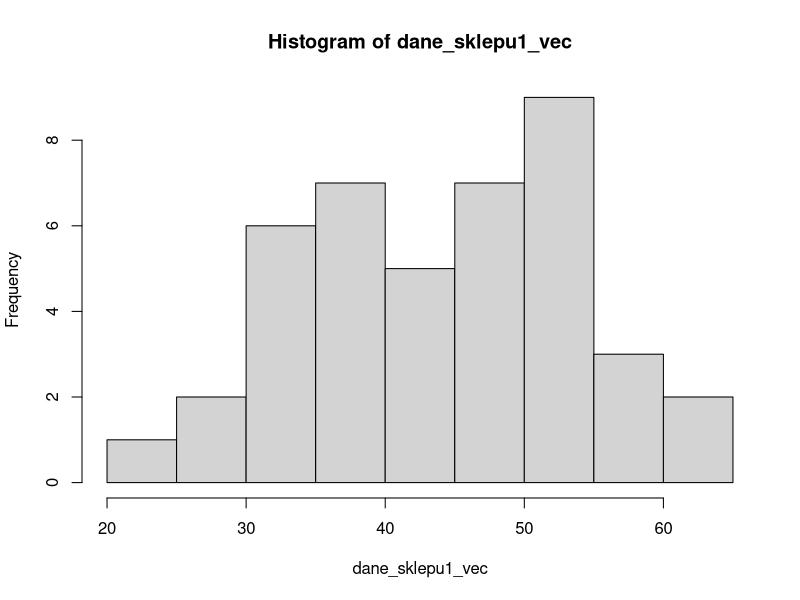
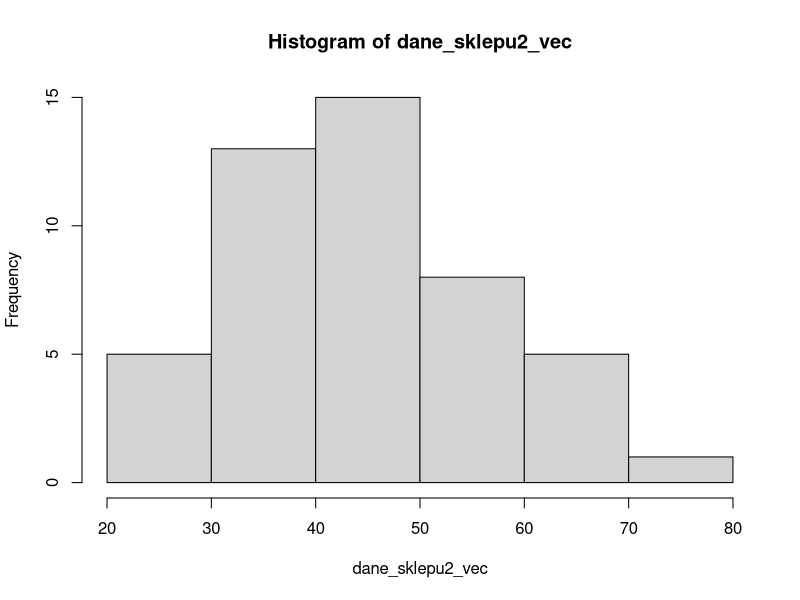

The R script that drew these images, in order:
#Funkcja liczaca wariancje obciazona/nieobciazona szeregu rozdzielczego
#Do funkcji kolejno przekazujemy wektory srodkow przedzialow i liczebnosci przedzialow oraz srednia
#Zmienna ob sluzy do wyboru czy chcemy policzyc wariancje obciazona (1) lub nieobciazona (0)
wariancja_rozdzielczy <- function(mids, counts, sred, ob)
{
  if(ob)
  {
    war = sum((mids-sred)^2*counts)/sum(counts)
  }
  else
  {
    war = sum((mids-sred)^2*counts)/(sum(counts)-1)
  }
  
  return(war)
}

#Funkcja liczaca pierwszy i trzeci kwartyl oraz mediane szeregu rozdzielczego
#Do funkcji kolejno przekazujemy wektory granic przedzialow i liczebnosci przedzialow
#Zmienna kwartyl sluzy do wyboru ktory kwartyl chcemy policzyc - 0.25 dla pierwszego, 0.5 dla mediany, 0.75 dla trzeciego
kwartyl_rozdzielczy <- function(breaks, counts, kwartyl)
{
  poz_kwar <- sum(counts)
  if(poz_kwar%%2)
  {
    poz_kwar = (poz_kwar+1)*kwartyl
  }
  else
  {
    poz_kwar = poz_kwar*kwartyl
  }
  
  licz_skumul <- cumsum(counts)
  szuk_przedzial <- findInterval(poz_kwar, licz_skumul)
  
  med = breaks[szuk_przedzial]+(poz_kwar-licz_skumul[szuk_przedzial-1])*((breaks[szuk_przedzial+1]-breaks[szuk_przedzial])/counts[szuk_przedzial])
  
  return(med)
}

#Funkcja liczaca srednia szeregu rozdzielczego
#Do funkcji kolejno przekazujemy wektory liczebnosci i srodkow przedzialow
srednia_rozdzielczy <- function(counts, mids)
{
  srednia = sum(mids*counts)/sum(counts)
  
  return(srednia)
}

#Funkcja liczaca dominante szeregu rozdzielczego
#Do funkcji kolejno przekazujemy wektory liczebnosci i granic przedzialow
moda_rozdzielczy <- function(counts, breaks)
{
  szuk = max(counts)
  n = which.max(counts)
  
  moda = breaks[n]+(((szuk-counts[n-1])/((szuk-counts[n-1])+(szuk-counts[n+1])))*(breaks[n+1]-breaks[n]))
  
  return(moda)
}

#Funkcja liczaca odchylenie przecietne od sredniej/mediany w szeregu rozdzielczym
#Do funkcji kolejno przekazujemy wektory srodkow i liczebnosci przedzialow
#W zaleznosci od tego, czy przekazemy srednia czy mediane, mozemy policzyc odpowiednie odchylenie przecietne
przecietne_rozdzielczy <- function(mids, counts, x)
{
  odch = sum(abs((mids - x)*counts))/sum(counts)
  
  return(odch)
}

#Funkcja liczaca kurtoze w szeregu rozdzielczym
#Do funkcji kolejno przekazujemy wektory srodkow i liczebnosci przedzialow oraz srednia i odchylenie standardowe obciazone
kurtoza_rozdzielczy <- function(mids, counts, sred, odch)
{
  kurt = (sum(((mids-sred)^4)*counts)/sum(counts))/(odch)^4
  
  return(kurt)
}

#Funkcja liczaca wspolczynnik asymetrii w szeregu rozdzielczym
#Do funkcji kolejno przekazujemy wektory srodkow i liczebnosci przedzialow oraz srednia i odchylenie standardowe obciazone
wspolczynnik_asymetrii_rozdzielczy <- function(mids, counts, sred, odch)
{
  asym = (sum(((mids-sred)^3)*counts)/sum(counts))/(odch)^3
  
  return(asym)
}

# Obciazona - dzielimy przez n, nieobciazona - przez (n - 1)
wariancja_obciazona <- function(vec, sr)
{
  ile <- length(vec)
  w <- sum((vec - sr)^2) / ile
  return(w)
}

# war - wariancja obciążona
odchylenie_obciazone <- function(war)
{
  o <- sqrt(war)
  return(o)
}

moda <- function(vec)
{
  ux <- unique(vec)
  
  if(length(ux) == length(vec))
  {
    return("Brak")
  }
  else
  {
    wek_ilosci_powtorzen <- tabulate(match(vec, ux))
    czy_zduplikowane <- duplicated(wek_ilosci_powtorzen, incomparables = FALSE, fromLast = TRUE)
    poz_mody <- which.max(wek_ilosci_powtorzen)
    
    if(czy_zduplikowane[poz_mody])
    {
      return("Brak")
    }
    else
    {
      return(ux[poz_mody])
    }
  }
}

rozstep <- function(vec)
{
  result <- max(vec) - min(vec)
  return(result)
}

cwiartkowe <- function(q1, q3)
{
  result <- (q3 - q1) / 2
  return(result)
}

przecietne_od_sredniej <- function(vec, sr)
{
  ile <- length(vec)
  m <- sum(abs(vec - sr)) / ile
  return(m)
}

przecietne_od_mediany <- function(vec, med)
{
  ile <- length(vec)
  m <- sum(abs(vec - med)) / ile
  return(m)
}

wspolczynnik_zmiennosci <- function(odch, sred)
{
  v <- (odch / sred) * 100
  return(v)
}

moment_centralny <- function(nr, vec, sr)
{
  ile <- length(vec)
  m <- sum((vec - sr) ^ nr) / ile
  return(m)
}

kurtoza <- function(vec, sr, odch)
{
  k <- moment_centralny(4, vec, sr) / (odch ^ 4)
  return(k)
}

eksces <- function(kurt)
{
  eks <- kurt - 3
  return(eks)
}

wspolczynnik_asymetrii <- function(vec, sr, odch)
{
  k <- moment_centralny(3, vec, sr) / (odch ^ 3)
  return(k)  
}

wspolczynnik_skosnosci <- function(vec, sr, odch)
{
  ile <- length(vec)
  s <- (ile * sum((vec - sr)^3)) / ((ile - 1) * (ile - 2) * (odch)^4)
  return(s)
}

# sr - srednia proby
# odch - odchylenie standardowe próby
# wsp_ufnosci - poziom ufności podany w treści
przedzial_sredniej <- function(vec, sr, odch, wsp_ufnosci)
{
  if(wsp_ufnosci > 1 || wsp_ufnosci < 0)
    return("niepoprawny poziom ufnosci")
    
  ile <- length(vec)
  
  if(ile < 1)
    return("nie podano zadnych danych")
  
  # Poziom istotności
  alfa <- 1 - wsp_ufnosci
  
  # Różne wzory na podstawie ilości danych - http://wm.pollub.pl/files/77/content/files/3097_estymacja_przedzialowa.pdf
  if(ile <= 30)
  {
    # Model II - nieznane odchylenie populacji, mała próba
    # qt - kwantyl rozkładu t-Studenta
    wart_t_lub_u <- qt(1 - (alfa / 2), ile - 1) * (odch / sqrt(ile - 1))
    
  }
  else
  {
    # Model III - nieznane odchylenie populacji, duża próba
    # qnorm - kwantyl rozkładu normalnego
    wart_t_lub_u <- qnorm(1 - (alfa / 2)) * (odch / sqrt(ile))
  }
  
  przedzial <- c(sr - wart_t_lub_u, sr + wart_t_lub_u)
  return(przedzial)
}

# war - wariancja próby
przedzial_odchylenia <- function(vec, war, wsp_ufnosci)
{
  if(wsp_ufnosci > 1 || wsp_ufnosci < 0)
    return("niepoprawny poziom ufnosci")
  
  ile <- length(vec)
  
  if(ile < 1)
    return("nie podano zadnych danych")
  
  # Poziom istotności
  alfa <- 1 - wsp_ufnosci
 
  if(ile <= 30)
  {
    # Model I - nieznane odchylenie populacji, mała próba
    # qchisq - kwantyl rozkładu chi-kwadrat 
    ns <- ile * war
    przedzial <- c(ns / qchisq(1 - (alfa / 2), ile - 1), ns / qchisq(alfa / 2, ile - 1))
    
    # Przedział jest dla wariancji, więc pierwiastkujemy go
    przedzial <- sqrt(przedzial)
  }
  else
  {
    # Model II - nieznane odchylenie populacji, duża próba
    odch <- sqrt(war)
    wart_u <- qnorm(1 - (alfa / 2)) / sqrt(2 * ile)
    przedzial <- c(odch / (1 + wart_u), odch / (1 - wart_u))
  }

  return(przedzial)
}

# przedzial - wektor przedzialu zawierajacy dwa elementy
# wart_do_porownania - wartość do porównania precyzji, np. wyliczona średnia
precyzja_wzgledna <- function(przedzial, wart_do_porownania)
{
  ile <- length(przedzial)
  
  if(ile != 2)
    return("niepoprawny wektor przedzialu")
  
  # Odejmujemy dolną wartość przedziału od górnej
  blad_maksymalny <- (przedzial[2] - przedzial[1]) / 2
  precyzja <- (blad_maksymalny / wart_do_porownania) * 100
  
  if(precyzja < 5)
    return(sprintf("%f%% jest mniejsze od 5%%, wiec mozemy bezpiecznie stwierdzic, ze istnieje podstawy do uogolnienia", precyzja))
  else if(precyzja < 10)
    return(sprintf("%f%% jest miedzy 5%% a 10%%, wiec mozemy stwierdzic, ze istnieja podstawy do uogolnienia, jednak musimy pozostac ostrozni", precyzja))
  else
    return(sprintf("%f%% jest wieksze od 10%%, wiec nalezy odrzucic teze, ze istnieja podstawy do uogolnienia", precyzja))
}

# vec/sr/war/war_nieob - wektor/średnia/wariancja obciążona/ wariancja nieobciążona prób 1 i 2
# alfa - poziom istotności podany w treści (alfa)
# Można również użyć t.test(dane_sklepu1_vec, dane_sklepu2_vec, alternative="greater", var.equal=[TRUE|FALSE], conf.level = 0.95)
test_dwoch_srednich <- function(vec1, vec2, sr1, sr2, war1, war2, war1_nieob, war2_nieob, alfa)
{
  ile1 <- length(vec1)
  ile2 <- length(vec2)
  ile1bez1 <- ile1 - 1
  ile2bez1 <- ile2 - 1
  
  # Najpierw testujemy równość wariancji populacji
  # H0 - są równe
  # H1 - wariancja pierwszej jest mniejsza (gdyż tak wskazują wariancje prób)
  # Korzystamy ze statystyki F-Snedecora
  f <- war1_nieob / war2_nieob
  wart_f <- qf(1 - alfa, ile1 - 1, ile2 - 1)
  
  # Gdy wartość statystyki jest większa od górnej granicy przedziału, nie mamy podstaw do odrzucenia hipotezy
  if(f >= -wart_f)
  {
    ile1i2bez2 <- ile1 + ile2 - 2
    
    # Test t-Studenta dla grup niezależnych o równej wariancji - http://www-users.mat.umk.pl/~gemini/2mieStat/2012/testy_teoria.pdf
    t <- (sr1 - sr2) / sqrt(((war1 * ile1bez1 + war2 * ile2bez1) * (ile1 + ile2)) / (ile1i2bez2 * ile1 * ile2))
    
    # Liczba stopni swobody przy odczycie - n1 + n2 - 2
    wart_t <- qt(1 - alfa, ile1i2bez2)
    
    # Gdy wartość jest mniejsza od dolnej granicy przedziału, nie ma podstaw do odrzucenia hipotezy
    if(t <= wart_t)
      h <- "Wartosc nie nalezy do przedzialu - przyjmujemy hipoteze zerowa - srednie sa rowne."
    else
      h <- "Wartosc nalezy do przedzialu - odrzucamy hipoteze zerowa - srednia pierwszego sklepu jest wieksza."
    
    return(sprintf("rowne odchylenia populacji, wiec: statystyka t = %f, przedzial <%f, ∞). %s", t, wart_t, h))
  }
  else
  {
    war_ile1 <- war1 / ile1
    war_ile2 <- war2 / ile2
    
    # Statystyka Cochrana-Coxa, gdyż odchylenia są różne
    C <- (sr1 - sr2) / sqrt(war_ile1 + war_ile2)
    
    # Wzór Cochrana-Coxa
    wart_C <- (war_ile1 * qt(1 - alfa, ile1bez1) + war_ile2 * qt(1 - alfa, ile2bez1)) / (war_ile1 + war_ile2)
    
    if(C <= wart_C)
      h <- "Wartosc nie nalezy do przedzialu - przyjmujemy hipoteze zerowa - srednie sa rowne."
    else
      h <- "Wartosc nalezy do przedzialu - odrzucamy hipoteze zerowa - srednia pierwszego sklepu jest wieksza."
    
    return(sprintf("rozne odchylenia populacji, wiec: statystyka C = %f, przedzial <%f, ∞). %s", C, wart_C, h))
  }
}



# Wczytanie danych z plików
dane_sklepu_1 <- read.table("sklep1.txt", header=F, dec=",")
dane_sklepu_2 <- read.table("sklep2.txt", header=F, dec=",")

# Przekształcenie ich do posortowanych wektorów
dane_sklepu1_vec <- c(dane_sklepu_1[[1]])
sort(dane_sklepu1_vec)

dane_sklepu2_vec <- c(dane_sklepu_2[[1]])
sort(dane_sklepu2_vec)

# Histogramy
sklep1_hist <- hist(dane_sklepu1_vec)
sklep2_hist <- hist(dane_sklepu2_vec)

# Szeregi szczegółowe
sklep1_sr <- mean(dane_sklepu1_vec)
sklep1_med <- median(dane_sklepu1_vec)
sklep1_q1 <- quantile(dane_sklepu1_vec, 0.25)
sklep1_q3 <- quantile(dane_sklepu1_vec, 0.75)
sklep1_moda <- moda(dane_sklepu1_vec)
sklep1_war <- wariancja_obciazona(dane_sklepu1_vec, sklep1_sr)
sklep1_war_nieob <- var(dane_sklepu1_vec)
sklep1_odch <- odchylenie_obciazone(sklep1_war)
sklep1_odch_nieob <- sd(dane_sklepu1_vec)
sklep1_cwart <- cwiartkowe(sklep1_q1,sklep1_q3)
sklep1_przec_sred <- przecietne_od_sredniej(dane_sklepu1_vec, sklep1_sr)
sklep1_przec_med <- przecietne_od_mediany(dane_sklepu1_vec, sklep1_med)
sklep1_rozstep <- rozstep(dane_sklepu1_vec)
sklep1_wsp_zmien <- wspolczynnik_zmiennosci(sklep1_sr, sklep1_odch)
sklep1_wsp_asym <- wspolczynnik_asymetrii(dane_sklepu1_vec, sklep1_sr, sklep1_odch)
sklep1_wsp_skos <- wspolczynnik_skosnosci(dane_sklepu1_vec, sklep1_sr, sklep1_odch)
sklep1_kurt <- kurtoza(dane_sklepu1_vec, sklep1_sr, sklep1_odch)
sklep1_eksc <- eksces(sklep1_kurt)
  

sklep2_sr <- mean(dane_sklepu2_vec)
sklep2_med <- median(dane_sklepu2_vec)
sklep2_q1 <- quantile(dane_sklepu2_vec, 0.25)
sklep2_q3 <- quantile(dane_sklepu2_vec, 0.75)
sklep2_moda<- moda(dane_sklepu2_vec)
sklep2_war <- wariancja_obciazona(dane_sklepu2_vec, sklep2_sr)
sklep2_war_nieob <- var(dane_sklepu2_vec)
sklep2_odch <- odchylenie_obciazone(sklep2_war)
sklep2_odch_nieob <- sd(dane_sklepu2_vec)
sklep2_cwart <- cwiartkowe(sklep2_q1,sklep2_q3)
sklep2_przec_sred <- przecietne_od_sredniej(dane_sklepu2_vec, sklep2_sr)
sklep2_przec_med <- przecietne_od_mediany(dane_sklepu2_vec, sklep2_med)
sklep2_rozstep <- rozstep(dane_sklepu2_vec)
sklep2_wsp_zmien <- wspolczynnik_zmiennosci(sklep2_sr, sklep2_odch)
sklep2_wsp_asym <- wspolczynnik_asymetrii(dane_sklepu2_vec, sklep2_sr, sklep2_odch)
sklep2_wsp_skos <- wspolczynnik_skosnosci(dane_sklepu2_vec, sklep2_sr, sklep2_odch)
sklep2_kurt <- kurtoza(dane_sklepu2_vec, sklep2_sr, sklep2_odch)
sklep2_eksc <- eksces(sklep2_kurt)

# Szeregi rozdzielcze
sklep1_med_r <- kwartyl_rozdzielczy(sklep1_hist$breaks, sklep1_hist$counts, 0.5)
sklep1_sr_r <- srednia_rozdzielczy(sklep1_hist$counts, sklep1_hist$mids)
sklep1_q1_r <- kwartyl_rozdzielczy(sklep1_hist$breaks, sklep1_hist$counts, 0.25)
sklep1_q3_r <- kwartyl_rozdzielczy(sklep1_hist$breaks, sklep1_hist$counts, 0.75)
sklep1_moda_r <- moda_rozdzielczy(sklep1_hist$counts, sklep1_hist$breaks)
sklep1_war_ob_r <- wariancja_rozdzielczy(sklep1_hist$mids, sklep1_hist$counts, sklep1_sr_r, 1)
sklep1_war_nob_r <- wariancja_rozdzielczy(sklep1_hist$mids, sklep1_hist$counts, sklep1_sr_r, 0)
sklep1_odch_ob_r <- sqrt(sklep1_war_ob_r)
sklep1_odch_nob_r <- sqrt(sklep1_war_nob_r)
sklep1_odch_cwr_r <- cwiartkowe(sklep1_q1_r, sklep1_q3_r)
sklep1_odch_sr_r <- przecietne_rozdzielczy(sklep1_hist$mids, sklep1_hist$counts, sklep1_sr_r)
sklep1_odch_med_r <- przecietne_rozdzielczy(sklep1_hist$mids, sklep1_hist$counts, sklep1_med_r)
sklep1_rozstep_r <- rozstep(sklep1_hist$breaks)
sklep1_wsp_zmien_r <- wspolczynnik_zmiennosci(sklep1_sr_r, sklep1_odch_ob_r)
sklep1_wsp_asym_r <- wspolczynnik_asymetrii_rozdzielczy(sklep1_hist$mids, sklep1_hist$counts, sklep1_sr_r, sklep1_odch_ob_r)
#wspolczynnik skosnosci
sklep1_kurt_r <- kurtoza_rozdzielczy(sklep1_hist$mids, sklep1_hist$counts, sklep1_sr_r, sklep1_odch_ob_r)
sklep1_eksc_r <- eksces(sklep1_kurt_r)

sklep2_med_r <- kwartyl_rozdzielczy(sklep2_hist$breaks, sklep2_hist$counts, 0.5)
sklep2_sr_r <- srednia_rozdzielczy(sklep2_hist$counts, sklep2_hist$mids)
sklep2_q1_r <- kwartyl_rozdzielczy(sklep2_hist$breaks, sklep2_hist$counts, 0.25)
sklep2_q3_r <- kwartyl_rozdzielczy(sklep2_hist$breaks, sklep2_hist$counts, 0.75)
sklep2_moda_r <- moda_rozdzielczy(sklep2_hist$counts, sklep2_hist$breaks)
sklep2_war_ob_r <- wariancja_rozdzielczy(sklep2_hist$mids, sklep2_hist$counts, sklep2_sr_r, 1)
sklep2_war_nob_r <- wariancja_rozdzielczy(sklep2_hist$mids, sklep2_hist$counts, sklep2_sr_r, 0)
sklep2_odch_ob_r <- sqrt(sklep2_war_ob_r)
sklep2_odch_nob_r <- sqrt(sklep2_war_nob_r)
sklep2_odch_cwr_r <- cwiartkowe(sklep2_q1_r, sklep2_q3_r)
sklep2_odch_sr_r <- przecietne_rozdzielczy(sklep2_hist$mids, sklep2_hist$counts, sklep2_sr_r)
sklep2_odch_med_r <- przecietne_rozdzielczy(sklep2_hist$mids, sklep2_hist$counts, sklep2_med_r)
sklep2_rozstep_r <- rozstep(sklep2_hist$breaks)
sklep2_wsp_zmien_r <- wspolczynnik_zmiennosci(sklep2_sr_r, sklep2_odch_ob_r)
sklep2_wsp_asym_r <- wspolczynnik_asymetrii_rozdzielczy(sklep2_hist$mids, sklep2_hist$counts, sklep2_sr_r, sklep2_odch_ob_r)
#wspolczynnik skosnosci
sklep2_kurt_r <- kurtoza_rozdzielczy(sklep2_hist$mids, sklep2_hist$counts, sklep2_sr_r, sklep2_odch_ob_r)
sklep2_eksc_r <- eksces(sklep2_kurt_r)

# Zad 2

###########################DLA SKLEPU 1#######################

sklep1_sr
sklep1_quantile_vec <- quantile(dane_sklepu1_vec)
sklep1_dystr_emp <- ecdf(dane_sklepu1_vec)
sklep1_dystr_rozk_norm <- pnorm(sklep1_quantile_vec, mean = 44.065, sd = 9.685, lower.tail = TRUE, log.p = FALSE)





##########################DLA SKLEPU 2########################

sklep2_sr
sklep2_quantile_vec <- quantile(dane_sklepu2_vec)
sklep2_dystr_emp <- ecdf(dane_sklepu2_vec)
sklep2_dystr_rozk_norm <- pnorm(sklep2_quantile_vec, mean = 44.09, sd = 1, lower.tail = TRUE, log.p = FALSE)





# Zad 3

sklep1_przedzial_sredniej <- przedzial_sredniej(dane_sklepu1_vec, sklep1_sr, sklep1_odch, 0.95)
#sklep1_przedzial_odchylenia <- przedzial_odchylenia(dane_sklepu1_vec, sklep1_war, 0.95)
sklep1_precyzja_wzgledna <- precyzja_wzgledna(sklep1_przedzial_sredniej, sklep1_sr)

# Zad 4

#sklep2_przedzial_sredniej <- przedzial_sredniej(dane_sklepu2_vec, sklep2_sr, sklep2_odch, 0.95)
sklep2_przedzial_odchylenia <- przedzial_odchylenia(dane_sklepu2_vec, sklep2_war, 0.95)
sklep2_precyzja_wzgledna <- precyzja_wzgledna(sklep2_przedzial_odchylenia, sklep2_odch)

#cat("Sklep 1:")
#cat("Srednia: ", sklep1_sr)
#cat("Kwartyl 0.25:", sklep1_q1)
#cat("Kwartyl 0.75:", sklep1_q3)
#cat("Mediana: ", sklep1_med)
#cat("Odchylenie standardowe nieobciazone: ", sklep1_odch_nieob)
#cat("Odchylenie standardowe obciazone: ", sklep1_odch)
#cat("Odchylenie cwiartkowe: ", cwiartkowe(sklep1_q1,sklep1_q3))
#cat("Odchylenie przecietne od sredniej: ", przecietne_od_sredniej(dane_sklepu1_vec, sklep1_sr))
#cat("Odchylenie przecietne od mediany: ", przecietne_od_mediany(dane_sklepu1_vec, sklep1_med))
#cat("Wariancja nieobciazona: ", sklep1_war_nieob)
#cat("Wariancja obciazona: ", sklep1_war)
#cat("Dominanta: ", sklep1_moda)
#cat("Rozstep: ", rozstep(dane_sklepu1_vec))
#cat("Wspolczynnik zmiennosci: ", wspolczynnik_zmiennosci(sklep1_sr, sklep1_odch), "%")
#cat("Wspolczynnik asymetrii: ", wspolczynnik_asymetrii(dane_sklepu1_vec, sklep1_sr, sklep1_odch))
#cat("Wspolczynnik skosnosci: ", wspolczynnik_skosnosci(dane_sklepu1_vec, sklep1_sr, sklep1_odch))
#cat("Kurtoza: ", sklep1_kurt)
#cat("Eksces: ", eksces(sklep1_kurt))
#cat("Przedzial sredniej: (", sklep1_przedzial_sredniej, ")")
#cat("Przedzial odchylenia: (", sklep1_przedzial_odchylenia, ")")
#cat("Precyzja względna: ", sklep1_precyzja_wzgledna)

#cat("Sklep 2:")
#cat("Srednia: ", sklep2_sr)
#cat("Kwartyl 0.25 sklepu 2:", sklep2_q1 )
#cat("Kwartyl 0.75 sklepu 2:", sklep2_q3)
#cat("Mediana: ", sklep2_med)
#cat("Odchylenie standardowe nieobciazone: ", sklep2_odch_nieob)
#cat("Odchylenie standardowe obciazone: ", sklep2_odch)
#cat("Odchylenie przecietne od sredniej: ", przecietne_od_sredniej(dane_sklepu2_vec, sklep2_sr))
#cat("Odchylenie przecietne od mediany: ", przecietne_od_mediany(dane_sklepu2_vec, sklep2_med))
#cat("Odchylenie cwiartkowe: ", cwiartkowe(sklep2_q1,sklep2_q3))
#cat("Wariancja nieobciazona: ", sklep2_war_nieob)
#cat("Wariancja obciazona: ", sklep2_war)
#cat("Dominanta: ", sklep2_moda)
#cat("Rozstep: ", rozstep(dane_sklepu2_vec))
#cat("Wspolczynnik zmiennosci: ", wspolczynnik_zmiennosci(sklep2_sr, sklep2_odch), "%")
#cat("Wspolczynnik asymetrii: ", wspolczynnik_asymetrii(dane_sklepu2_vec, sklep2_sr, sklep2_odch))
#cat("Wspolczynnik skosnosci: ", wspolczynnik_skosnosci(dane_sklepu2_vec, sklep2_sr, sklep2_odch))
#cat("Kurtoza: ", sklep2_kurt)
#cat("Eksces: ", eksces(sklep2_kurt))
#cat("Przedzial sredniej: (", sklep2_przedzial_sredniej, ")")
#cat("Przedzial odchylenia: (", sklep2_przedzial_odchylenia, ")")
#cat("Precyzja względna: ", sklep2_precyzja_wzgledna)

# Zad 5
#cat("Czy na poziomie istotności 0.05 można twierdzić, że wartość miesięcznych wydatków, na jedną osobę, na pieczywo i produkty zbożowe są większe dla klientów pierwszego marketu (sformułować i zweryfikować odpowiednią hipotezę)?")
#cat("H0 - m1 = m2")
#cat("H1 - m1 > m2")
#cat("Wynik testu: ", test_dwoch_srednich(dane_sklepu1_vec, dane_sklepu2_vec, sklep1_sr, sklep2_sr, sklep1_war, sklep2_war, sklep1_war_nieob, sklep2_war_nieob, 0.05))



#formatowanie

#zaokraglanie liczb, aby zmiescily sie w odpowiednich kolumnach
# Szeregi szczegółowe
sklep1_sr <- round(sklep1_sr,3)
sklep1_med <- round(sklep1_med,3)
#sklep1_moda <- round(sklep1_moda,3) daje wartosc "brak"
sklep1_q1 <- round(sklep1_q1,3)
sklep1_q3 <- round(sklep1_q3,3)
sklep1_war <- round(sklep1_war,3)
sklep1_war_nieob <- round(sklep1_war_nieob,3)
sklep1_odch <- round(sklep1_odch,3)
sklep1_odch_nieob <- round(sklep1_odch_nieob,3)
sklep1_cwart <- round(sklep1_cwart,3)
sklep1_przec_sred <- round(sklep1_przec_sred,3)
sklep1_przec_med <- round(sklep1_przec_med,3)
sklep1_rozstep <- round(sklep1_rozstep,3)
sklep1_wsp_zmien <- round(sklep1_wsp_zmien,3)
sklep1_wsp_asym <- round(sklep1_wsp_asym,3)
sklep1_wsp_skos <- round(sklep1_wsp_skos,3)
sklep1_kurt <- round(sklep1_kurt,3)
sklep1_eksc <- round(sklep1_eksc,3)
  

sklep2_sr <- round(sklep2_sr,3)
sklep2_med <- round(sklep2_med,3)
#sklep2_moda<- round(sklep2_moda,3) daje wartosc "brak"
sklep2_q1 <- round(sklep2_q1,3)
sklep2_q3 <- round(sklep2_q3,3)
sklep2_war <- round(sklep2_war,3)
sklep2_war_nieob <- round(sklep2_war_nieob,3)
sklep2_odch <- round(sklep2_odch,3)
sklep2_odch_nieob <-round(sklep2_odch_nieob,3)
sklep2_cwart <- round(sklep2_cwart,3)
sklep2_przec_sred <- round(sklep2_przec_sred,3)
sklep2_przec_med <- round(sklep2_przec_med,3)
sklep2_rozstep <- round(sklep2_rozstep,3)
sklep2_wsp_zmien <- round(sklep2_wsp_zmien,3)
sklep2_wsp_asym <- round(sklep2_wsp_asym,3)
sklep2_wsp_skos <-round(sklep2_wsp_skos,3)
sklep2_kurt <- round(sklep2_kurt,3)
sklep2_eksc <- round(sklep2_eksc,3)

# Szeregi rozdzielcze
sklep1_sr_r <- round(sklep1_sr_r,3)
sklep1_med_r <- round(sklep1_med_r,3)
sklep1_moda_r <- round(sklep1_moda_r,3)
sklep1_q1_r <- round(sklep1_q1_r,3)
sklep1_q3_r <- round(sklep1_q3_r,3)
sklep1_war_ob_r <- round(sklep1_war_ob_r,3)
sklep1_war_nob_r <- round(sklep1_war_nob_r,3)
sklep1_odch_ob_r <- round(sklep1_odch_ob_r,3)
sklep1_odch_nob_r <- round(sklep1_odch_nob_r,3)
sklep1_odch_cwr_r <- round(sklep1_odch_cwr_r,3)
sklep1_odch_sr_r <- round(sklep1_odch_sr_r,3)
sklep1_odch_med_r <- round(sklep1_odch_med_r,3)
sklep1_rozstep_r <- round(sklep1_rozstep_r,3)
sklep1_wsp_zmien_r <- round(sklep1_wsp_zmien_r,3)
#wspolczynnik asymetrii
#wspolczynnik skosnosci
sklep1_kurt_r <- round(sklep1_kurt_r,3)
sklep1_eksc_r <- round(sklep1_eksc_r,3)

sklep2_sr_r <- round(sklep2_sr_r ,3)
sklep2_med_r <- round(sklep2_med_r,3)
sklep2_moda_r <- round(sklep2_moda_r,3)
sklep2_q1_r <- round(sklep2_q1_r,3)
sklep2_q3_r <- round(sklep2_q3_r,3)
sklep2_war_ob_r <- round(sklep2_war_ob_r,3)
sklep2_war_nob_r <- round(sklep2_war_nob_r,3)
sklep2_odch_ob_r <- round(sklep2_odch_ob_r,3)
sklep2_odch_nob_r <- round(sklep2_odch_nob_r,3)
sklep2_odch_cwr_r <- round(sklep2_odch_cwr_r,3)
sklep2_odch_sr_r <- round(sklep2_odch_sr_r,3)
sklep2_odch_med_r <- round(sklep2_odch_med_r,3)
sklep2_rozstep_r <- round(sklep2_rozstep_r,3)
sklep2_wsp_zmien_r <- round(sklep2_wsp_zmien_r,3)
#wspolczynnik asymetrii
#wspolczynnik skosnosci
sklep2_kurt_r <- round(sklep2_kurt_r,3)
sklep2_eksc_r <- round(sklep2_eksc_r,3)

#tworzenie ramki danych
zad1opis <- c("srednia                            ",
              "mediana                            ",
              "moda/dominanta                     ",
              "Kwartyl pierwszy                   ",
              "Kwartyl trzeci                     ",
              "Wariancja obciazona                ",
              "Wariancja nieobciazona             ",
              "Odchylenie standardowe obciazone   ",
              "Odchylenie standardowe nieobciazone",
              "Odchylenie cwiartkowe              ",
              "Odchylenie przecietne od sredniej  ",
              "Odchylenie przecietne od mediany   ",
              "Rozstep                            ",
              "Wspolczynnik zmiennosci            ",
              "Wspolczynnik asymetrii             ",
              "Wspolczynnik skosnosci             ",
              "Kurtoza                            ",
              "Eksces                            ")

#wektory tworzace kolumny
S1_szczeg <- c(sklep1_sr ,sklep1_med ,sklep1_moda ,sklep1_q1 ,
              sklep1_q3 ,sklep1_war ,sklep1_war_nieob ,sklep1_odch ,
              sklep1_odch_nieob ,sklep1_cwart ,sklep1_przec_sred ,
              sklep1_przec_med ,sklep1_rozstep ,paste(sklep1_wsp_zmien, "%") ,
              sklep1_wsp_asym ,sklep1_wsp_skos ,sklep1_kurt ,sklep1_eksc )


S2_szczeg <- c(sklep2_sr ,sklep2_med ,sklep2_moda,sklep2_q1 ,sklep2_q3 ,
              sklep2_war ,sklep2_war_nieob ,sklep2_odch ,sklep2_odch_nieob ,
              sklep2_cwart ,sklep2_przec_sred ,sklep2_przec_med ,
              sklep2_rozstep ,paste(sklep2_wsp_zmien, "%") ,sklep2_wsp_asym ,
              sklep2_wsp_skos ,sklep2_kurt ,sklep2_eksc )

S1_rozdz <- c(sklep1_sr_r ,sklep1_med_r ,sklep1_moda_r ,sklep1_q1_r ,
              sklep1_q3_r ,sklep1_war_ob_r ,sklep1_war_nob_r ,
              sklep1_odch_ob_r ,sklep1_odch_nob_r ,sklep1_odch_cwr_r ,
              sklep1_odch_sr_r ,sklep1_odch_med_r ,sklep1_rozstep_r ,
              paste(sklep1_wsp_zmien_r, "%") ,"?","?",sklep1_kurt_r ,sklep1_eksc_r)


S2_rozdz <- c(sklep2_sr_r ,sklep2_med_r ,sklep2_moda_r , paste(sklep2_q1_r , "0") ,
              sklep2_q3_r ,sklep2_war_ob_r ,sklep2_war_nob_r ,
              sklep2_odch_ob_r ,sklep2_odch_nob_r , paste(sklep2_odch_cwr_r , "0"),
              sklep2_odch_sr_r ,sklep2_odch_med_r ,sklep2_rozstep_r ,
              paste(sklep2_wsp_zmien_r, "%") ,"?","?",sklep2_kurt_r ,sklep2_eksc_r)



zad1 <- data.frame(opis = zad1opis, S1_szczeg, S2_szczeg,S1_rozdz,S2_rozdz)


zad3 <-  c(paste("Przedzial sredniej: (", sklep1_przedzial_sredniej[1]," , ", sklep1_przedzial_sredniej[2], ")"),
           #paste("Przedzial odchylenia: (", sklep1_przedzial_odchylenia, ")"),
           paste("Precyzja wzgledna: ", sklep1_precyzja_wzgledna))

zad4 <-  c(#paste("Przedzial sredniej: (", sklep2_przedzial_sredniej, ")"),
            paste( "Przedzial odchylenia: (" , sklep2_przedzial_odchylenia[1] , " , " , sklep2_przedzial_odchylenia[2] ,  ")"),
            paste("Precyzja wzgledna: ", sklep2_precyzja_wzgledna))

zad5 <-  c("Czy na poziomie istotnosci 0.05 mozna twierdzic, ze wartosc miesiecznych wydatkow, na jedna osobe, na pieczywo i produkty zbozowe sa wieksze dla klientow pierwszego marketu (sformulowac i zweryfikowac odpowiednia hipoteze)?",
           "H0 - m1 = m2",
           "H1 - m1 > m2",
           paste("Wynik testu: ", test_dwoch_srednich(dane_sklepu1_vec, dane_sklepu2_vec, sklep1_sr, sklep2_sr, sklep1_war, sklep2_war, sklep1_war_nieob, sklep2_war_nieob, 0.05)))


zad1
zad3
zad4
zad5